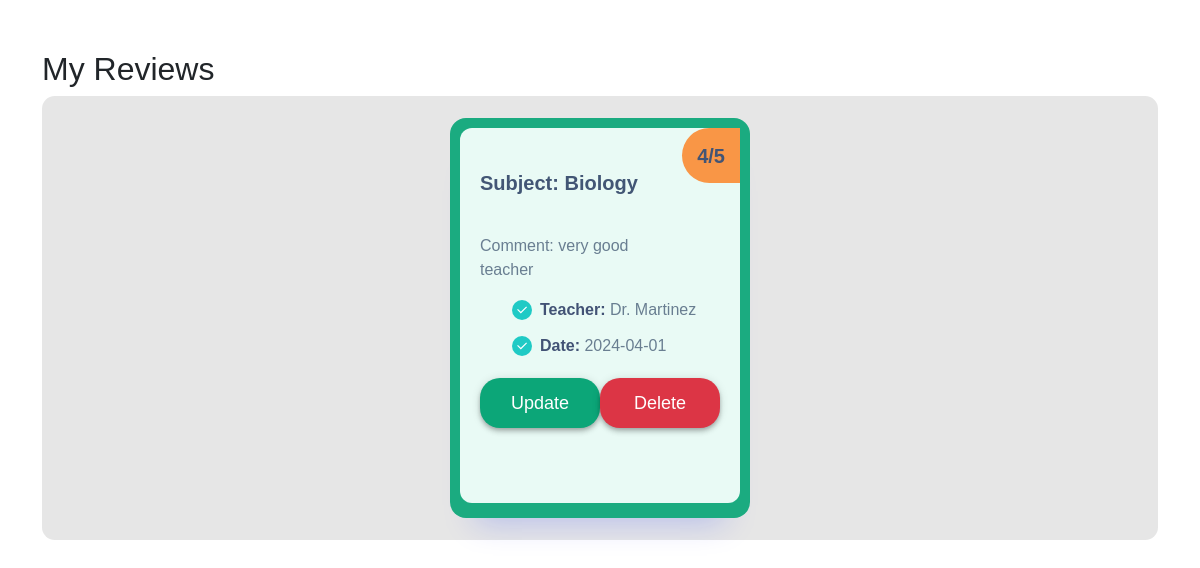
The page /User/myreviews.php (signed in) on the database as committed earlier.
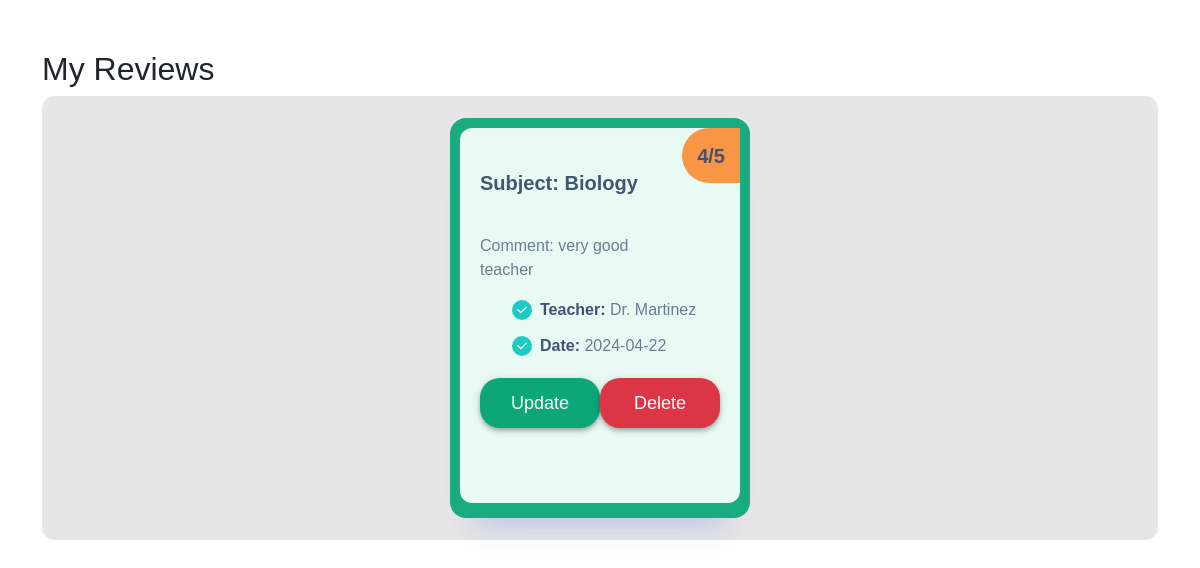
The same page on the database as committed later.
### tables this page shows
CREATE TABLE `review` (
  `id` int(11) NOT NULL,
  `rating` int(11) DEFAULT NULL,
  `comment` varchar(250) DEFAULT NULL,
  `date` datetime DEFAULT NULL,
  `fk_course_id` int(11) DEFAULT NULL,
  `fk_user_id` int(11) DEFAULT NULL
);

CREATE TABLE `courses` (
  `id` int(11) NOT NULL,
  `subject` varchar(50) DEFAULT NULL,
  `name` varchar(50) DEFAULT NULL,
  `university` varchar(50) DEFAULT NULL,
  `roomNumb` varchar(50) DEFAULT NULL,
  `date` date DEFAULT NULL,
  `end_date` date DEFAULT NULL,
  `teacher` varchar(100) DEFAULT NULL,
  `email` varchar(100) NOT NULL,
  `picture` varchar(255) DEFAULT NULL,
  `language` varchar(50) DEFAULT NULL,
  `duration` varchar(50) DEFAULT NULL,
  `units` varchar(100) DEFAULT NULL,
  `capacity` int(11) NOT NULL,
  `availability` enum('avaiable','not avaiable') DEFAULT NULL
);

### User/myreviews.php (the view, shortened to what this page needs)
<?php
include_once '../db_connection.php';
$user_id = $_SESSION['user'];
$review_query = "SELECT * FROM review WHERE fk_user_id = $user_id";
$review_result = mysqli_query($connection, $review_query);
$layout = '';
if (mysqli_num_rows($review_result) == 0) {
    $layout = 'No reviews!';
} else {
    while ($review_row = mysqli_fetch_assoc($review_result)) {
        $course_id = $review_row['fk_course_id'];
        $course_query = "SELECT * FROM courses WHERE id = $course_id";
        $course_result = mysqli_query($connection, $course_query);
        if ($course_result && mysqli_num_rows($course_result) == 1) {
            $course_row = mysqli_fetch_assoc($course_result);
            $layout .= "
            <div class='plan'>
            <div class='inner'>
                <span class='pricing'>
                    <span>
                    {$review_row['rating']}/5
                    </span>
                </span>
                <p class='title'>Subject: {$course_row['subject']}</p>
                <p class='info'>Comment: {$review_row['comment']}</p>
                <ul class='features'>
                    <li>
                        <span class='icon'>
                            <svg height='24' width='24' viewBox='0 0 24 24' xmlns='http://www.w3.org/2000/svg'>
                                <path d='M0 0h24v24H0z' fill='none'></path>
                                <path fill='currentColor' d='M10 15.172l9.192-9.193 1.415 1.414L10 18l-6.364-6.364 1.414-1.414z'></path>
                            </svg>
                        </span>
                        <span><strong>Teacher:</strong> {$course_row['teacher']}</span>
                    </li>
                    <li>
                        <span class='icon'>
                            <svg height='24' width='24' viewBox='0 0 24 24' xmlns='http://www.w3.org/2000/svg'>
                                <path d='M0 0h24v24H0z' fill='none'></path>
                                <path fill='currentColor' d='M10 15.172l9.192-9.193 1.415 1.414L10 18l-6.364-6.364 1.414-1.414z'></path>
                            </svg>
                        </span>
                        <span><strong>Date:</strong> {$course_row['date']}</span>
                    </li>
                </ul>
                <div class='action'>
                <a class='button' href='updatereview.php?id={$review_row['id']}'>Update</a>
                <a href='deletereview.php?id={$review_row['id']}' class='button bg-danger'>Delete</a>
                </div>
            </div>
        </div>";
        }
    }
}
?>
<!DOCTYPE html>
<html lang='en'>
<head>
  <link href='https://cdn.jsdelivr.net/npm/bootstrap@5.3.3/dist/css/bootstrap.min.css' rel='stylesheet'>
  <link rel='stylesheet' href='../style/CRUD.css'>
</head>
<body>
    <div class='container'>
    <div class='courses'>
      <h2 class=''>My Reviews</h2>
      <div class='list2'>
        <?= $layout ?>
      </div>
    </div>
  </div>
</body>
</html>

Rows that differ between the two databases and show on the page:
changed through a linked row, review "very good teacher": fk_course.date "2024-04-01" → "2024-04-22"
